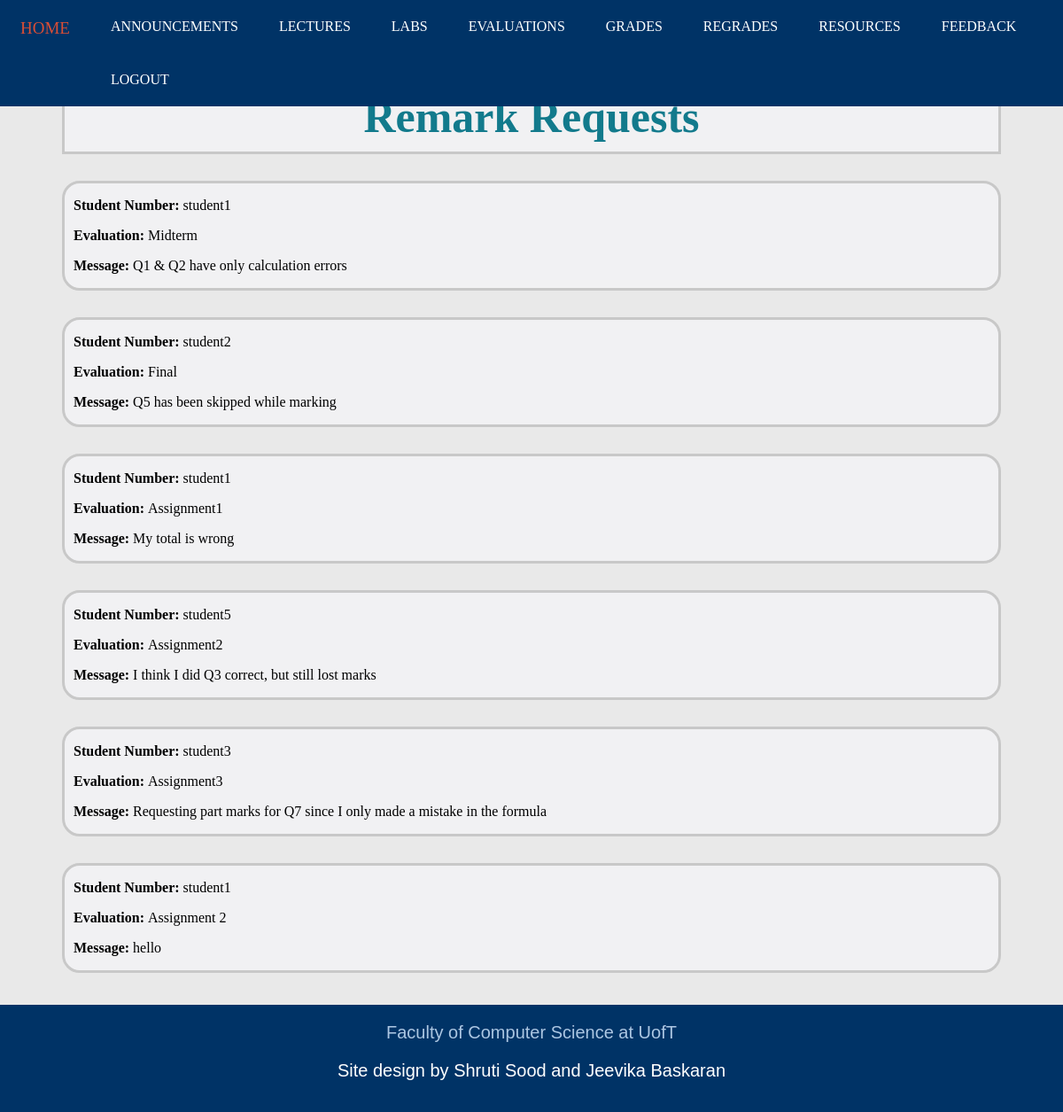
The app's page /regrades_i.html (signed in) with its own data.
### tables this page shows
CREATE TABLE "RemarkRequests" (
	"UtorID"	TEXT,
	"Evaluation"	TEXT,
	"Reason"	TEXT
);

### app.py (the view)
@app.route('/regrades_i.html')
def regrades_i():
    if session.get('current_login') == None:
        return render_template('login.html')
    else:
        sql = """ SELECT * FROM RemarkRequests """
        requests = db.engine.execute(text(sql))
        return render_template('regrades_i.html', requests = requests)

### templates/regrades_i.html (shortened to what this page needs)
<!DOCTYPE html>
<html>
<head>
	<link rel="stylesheet" type="text/css" href="static/StyleSheets/regrades_i.css">
	<link rel="stylesheet" type="text/css" href="static/StyleSheets/headerfooter.css">
</head>
<body>
	<div class = "navbar">
		<a href="index_i.html">HOME</a>
		<a href="announcements_i.html">ANNOUNCEMENTS</a>
		<a href="lectures_i.html">LECTURES</a>
		<a href="labs_i.html">LABS</a>
		<a href="evaluations_i.html">EVALUATIONS</a>
		<a href="grades_i.html">GRADES</a>
		<a href="regrades_i.html">REGRADES</a>
		<a href="resources_i.html">RESOURCES</a>
		<a href="feedback_i.html">FEEDBACK</a>
		<a href="logout">LOGOUT</a>
	</div>
	<div class = "title">
		<section class="title_sec">
			<h1>Remark Requests</h1>
		</section>
	</div>
	{% for request in requests %}
	<div class = "requests">
		<section class="request">
			<p><strong>Student Number:</strong> {{ request['UtorID'] }} </p>
			<p><strong>Evaluation: </strong> {{ request['Evaluation'] }}</p>
			<p> <strong>Message: </strong> {{ request['Reason'] }} <p>
		</section>
	</div>
	{% endfor %}
	<br><br>
	<div class = "footer">
		<a href="https://web.cs.toronto.edu/" target="_blank">Faculty of Computer Science at UofT</a>
		<p>Site design by Shruti Sood and Jeevika Baskaran</p>
	</div>
</body>
</html>

### static/StyleSheets/regrades_i.css (style rules this page uses)
.title { margin-top: 90px; background-color: #F1F1F3; margin-left: 70px; margin-right: 70px; }
.title_sec { padding-left: 10px; padding-right: 10px; border: solid; border-color: #C8C8C8; display: block; }
.title_sec h1 { color: #127a8c; font-size: 50px; text-align: center; margin:10px; }
.requests { margin-top: 30px; margin-left: 70px; margin-right: 70px; }
.request { padding-left: 10px; padding-right: 10px; border: solid; border-color: #C8C8C8; display: block; border-radius: 20px; background-color: #F1F1F3; }

### static/StyleSheets/headerfooter.css (style rules this page uses)
body { margin:0px; border:0px; padding:0px; background-color: #E9E9E9; }
.navbar { background-color: #003366; position: fixed; top: 0; overflow: hidden; width: 100%; }
.navbar a { float: left; color: white; text-align: center; padding: 21px 23px; text-decoration: none; font-size: 16px; }
.footer { background-color: #003366; overflow: hidden; min-height: 12vh; padding-top: 20px; padding-bottom: 5px; font-family:'Poppins', sans-serif; text-align: center; }
.footer a { color: #ACC6E2; padding-top: : 20px; text-decoration: none; font-size: 20px; }
.footer p { color: white; font-size: 20px; }

### records on screen
RemarkRequests: UtorID "student1", Evaluation "Midterm", Reason "Q1 & Q2 have only calculation errors"
RemarkRequests: UtorID "student2", Evaluation "Final", Reason "Q5 has been skipped while marking"
RemarkRequests: UtorID "student1", Evaluation "Assignment1", Reason "My total is wrong"
RemarkRequests: UtorID "student5", Evaluation "Assignment2", Reason "I think I did Q3 correct, but still lost marks"
RemarkRequests: UtorID "student3", Evaluation "Assignment3", Reason "Requesting part marks for Q7 since I only made a mistake in the formula"
RemarkRequests: UtorID "student1", Evaluation "Assignment 2", Reason "hello"
